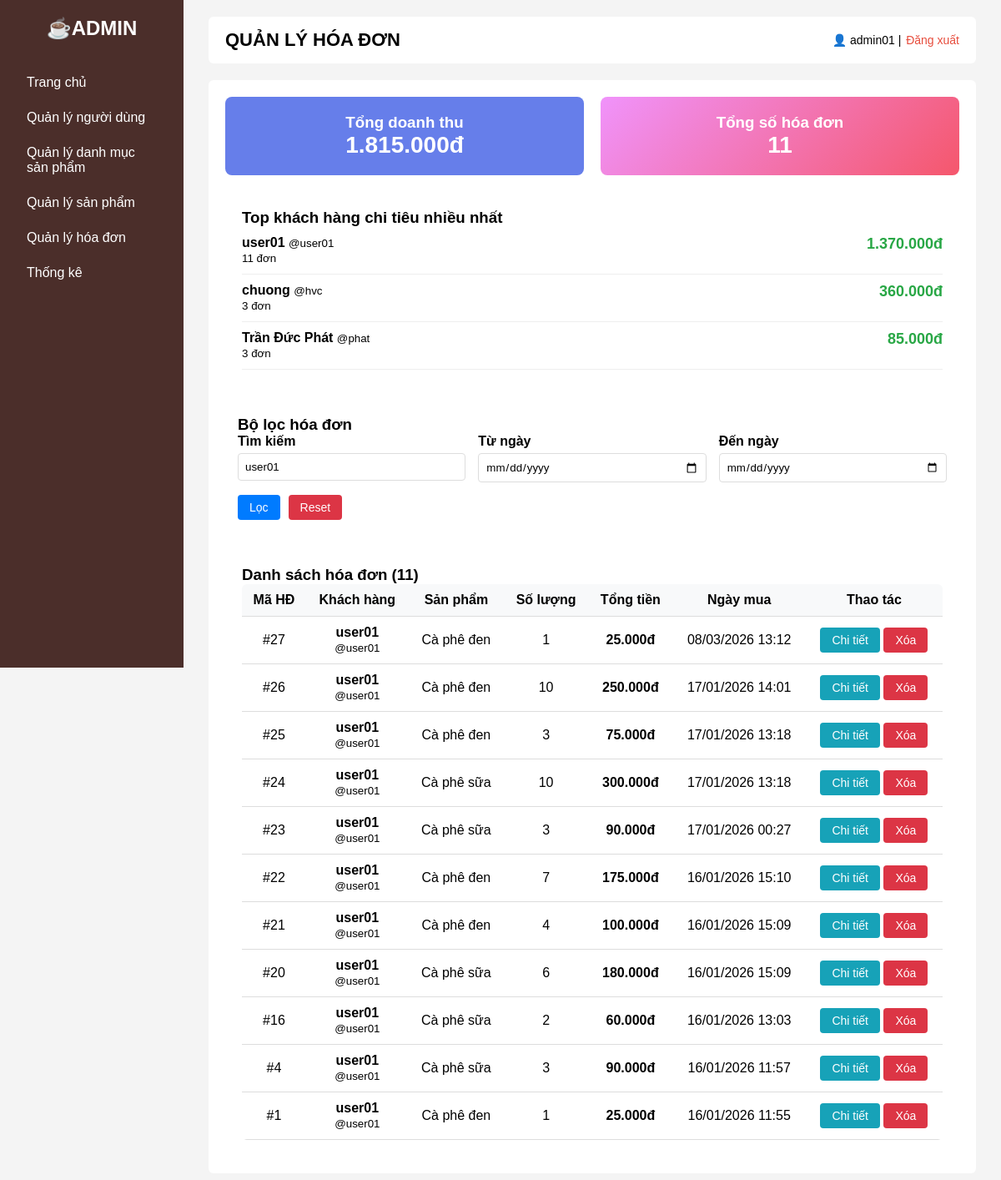
The app's page /php/phpAdmin/orders.php?txt_search_invoice=user01 (signed in) with its own data.
### tables this page shows
CREATE TABLE `user_invoices` (
  `id` int(11) NOT NULL,
  `user_id` int(11) DEFAULT NULL,
  `product_name` varchar(255) DEFAULT NULL,
  `quantity` int(11) DEFAULT NULL,
  `total_price` int(11) DEFAULT NULL,
  `created_at` datetime DEFAULT current_timestamp()
);

CREATE TABLE `users` (
  `id` int(11) NOT NULL,
  `name` varchar(100) NOT NULL,
  `username` varchar(100) NOT NULL,
  `password` varchar(255) NOT NULL,
  `role` varchar(20) NOT NULL DEFAULT 'user',
  `email` varchar(255) NOT NULL,
  `address` varchar(255) DEFAULT NULL
);

### php/phpAdmin/orders.php (the view, shortened to what this page needs)
<?php
include "../connect.php";
$date_from = $_GET["date_from"] ?? "";
$date_to   = $_GET["date_to"] ?? "";
$search    = trim($_GET["txt_search_invoice"] ?? "");
$query = "SELECT ui.*, u.name AS customer_name, u.username
          FROM user_invoices ui
          LEFT JOIN users u ON ui.user_id = u.id
          WHERE 1=1";
if ($search !== "") {
    $s = $conn->real_escape_string($search);
    $query .= " AND (u.name LIKE '%$s%'
                OR u.username LIKE '%$s%'
                OR ui.product_name LIKE '%$s%')";
}
$query .= " ORDER BY ui.id DESC";
$invoices = $conn->query($query);
$revenue_query = "SELECT SUM(total_price) AS total FROM user_invoices WHERE 1=1";
$total_revenue = $conn->query($revenue_query)->fetch_assoc()["total"] ?? 0;
$customer_stats_query = "SELECT u.name AS customer_name, u.username,
                         COUNT(ui.id) AS order_count,
                         SUM(ui.total_price) AS total_spent
                         FROM user_invoices ui
                         LEFT JOIN users u ON ui.user_id = u.id
                         WHERE 1=1";
$customer_stats_query .= " GROUP BY ui.user_id ORDER BY total_spent DESC LIMIT 3";
$customer_stats = $conn->query($customer_stats_query);
?>
<!DOCTYPE html>
<html lang="vi">
<head>
    <link rel="stylesheet" href="/quanlyquancaphe_web/Coffee_Web/css/home.css?v=<?php echo time(); ?>">
    <link rel="stylesheet" href="/quanlyquancaphe_web/Coffee_Web/css/orders.css?v=<?php echo time(); ?>">
</head>
<body>
    <div class="layout">
        <aside class="sidebar">
            <h2>☕ADMIN</h2>
            <ul>
                <li><a href="adminHome.php">Trang chủ</a></li>
                <li><a href="adminUsers.php">Quản lý người dùng</a></li>
                <li><a href="categories.php">Quản lý danh mục sản phẩm</a></li>
                <li><a href="products.php">Quản lý sản phẩm</a></li>
                <li><a href="orders.php" class="active">Quản lý hóa đơn</a></li>
                <li><a href="statistics.php">Thống kê</a></li>
            </ul>
        </aside>
        <main class="content">
            <header class="topbar">
                <h1>QUẢN LÝ HÓA ĐƠN</h1>
                <div class="account">
                    👤 <?= htmlspecialchars($_SESSION["username"]) ?> |
                    <a href="../phpAccount/logout.php">Đăng xuất</a>
                </div>
            </header>
            <section class="welcome">
                <div class="stats-container">
                    <div class="stats-box">
                        <h3>Tổng doanh thu</h3>
                        <div class="amount"><?= number_format($total_revenue, 0, ',', '.') ?>đ</div>
                    </div>
                    <div class="stats-box" style="background:linear-gradient(135deg,#f093fb,#f5576c)">
                        <h3>Tổng số hóa đơn</h3>
                        <div class="amount"><?= $invoices->num_rows ?></div>
                    </div>
                </div>
                <?php if ($customer_stats->num_rows > 0): ?>
                    <div class="customer-stats">
                        <h3>Top khách hàng chi tiêu nhiều nhất</h3>
                        <?php while ($cs = $customer_stats->fetch_assoc()): ?>
                            <div class="customer-item">
                                <div>
                                    <strong><?= htmlspecialchars($cs["customer_name"]) ?></strong>
                                    <small>@<?= htmlspecialchars($cs["username"]) ?></small><br>
                                    <small><?= $cs["order_count"] ?> đơn</small>
                                </div>
                                <div>
                                    <strong style="color:#28a745;font-size:18px">
                                        <?= number_format($cs["total_spent"], 0, ',', '.') ?>đ
                                    </strong>
                                </div>
                            </div>
                        <?php endwhile; ?>
                    </div>
                <?php endif; ?>
                <div class="filter-section">
                    <h3>Bộ lọc hóa đơn</h3>
                    <form method="GET" style="display:grid;grid-template-columns:repeat(auto-fit,minmax(250px,1fr));gap:15px;">
                        <div class="form-group">
                            <label>Tìm kiếm</label>
                            <input type="text" name="txt_search_invoice" value="<?= htmlspecialchars($search) ?>">
                        </div>
                        <div class="form-group">
                            <label>Từ ngày</label>
                            <input type="date" name="date_from" value="<?= htmlspecialchars($date_from) ?>">
                        </div>
                        <div class="form-group">
                            <label>Đến ngày</label>
                            <input type="date" name="date_to" value="<?= htmlspecialchars($date_to) ?>">
                        </div>
                        <div style="display:flex;gap:10px;align-items:end;">
                            <button class="btn btn-primary">Lọc</button>
                            <a href="orders.php" class="btn btn-danger">Reset</a>
                        </div>
                    </form>
                </div>
                <div style="background:#fff;padding:20px;border-radius:8px;">
                    <h3>Danh sách hóa đơn (<?= $invoices->num_rows ?>)</h3>
                    <table>
                        <thead>
                            <tr>
                                <th>Mã HĐ</th>
                                <th>Khách hàng</th>
                                <th>Sản phẩm</th>
                                <th>Số lượng</th>
                                <th>Tổng tiền</th>
                                <th>Ngày mua</th>
                                <th>Thao tác</th>
                            </tr>
                        </thead>
                        <tbody>
                            <?php if ($invoices->num_rows > 0): ?>
                                <?php while ($row = $invoices->fetch_assoc()): ?>
                                    <tr>
                                        <td>#<?= $row["id"] ?></td>
                                        <td>
                                            <strong><?= htmlspecialchars($row["customer_name"]) ?></strong><br>
                                            <small>@<?= htmlspecialchars($row["username"]) ?></small>
                                        </td>
                                        <td><?= htmlspecialchars($row["product_name"]) ?></td>
                                        <td><?= $row["quantity"] ?></td>
                                        <td><strong><?= number_format($row["total_price"], 0, ',', '.') ?>đ</strong></td>
                                        <td><?= date("d/m/Y H:i", strtotime($row["created_at"])) ?></td>
                                        <td>
                                            <button onclick="viewInvoiceDetail(<?= $row['id'] ?>)" class="btn btn-info">Chi tiết</button>
                                            <form method="POST" style="display:inline" onsubmit="return confirm('Xóa hóa đơn này?')">
                                                <button name="btn_delete_invoice" class="btn btn-danger">Xóa</button>
                                            </form>
                                        </td>
                                    </tr>
                                <?php endwhile; ?>
                            <?php else: ?>
                                <tr>
                                    <td colspan="7" style="text-align:center;">Không có hóa đơn</td>
                                </tr>
                            <?php endif; ?>
                        </tbody>
                    </table>
                </div>
            </section>
        </main>
    </div>
</body>
</html>

### css/home.css (style rules this page uses)
* { margin: 0; padding: 0; box-sizing: border-box; font-family: Arial, sans-serif; }
.layout { display: flex; min-height: 100vh; background: #f4f4f4; }
.sidebar { width: 220px; background: #4b2e2a; color: white; padding: 20px; position: sticky; top: 0; height: 100vh; overflow-y: auto; }
.sidebar h2 { text-align: center; margin-bottom: 30px; }
.sidebar ul { list-style: none; }
.sidebar li { padding: 12px; cursor: pointer; border-radius: 5px; }
.content { flex: 1; padding: 20px 30px; }
.topbar { display: flex; justify-content: space-between; align-items: center; background: white; padding: 15px 20px; border-radius: 6px; margin-bottom: 20px; }
.topbar h1 { font-size: 22px; }
.account { font-size: 14px; }
.account a { text-decoration: none; color: #e74c3c; margin-left: 2px; }
.welcome { background: white; padding: 20px; border-radius: 6px; }
.sidebar a { text-decoration: none; color: white; display: block; width: 100%; }
table { width: 100%; background: white; border-collapse: collapse; border-radius: 6px; overflow: hidden; }
th { background: #4b2e2a; color: white; padding: 12px; text-align: center; }
td { padding: 10px; text-align: center; border-bottom: 1px solid #eee; }

### css/orders.css (style rules this page uses)
.filter-section { background: #fff; padding: 15px; border-radius: 8px; margin-bottom: 20px; }
.form-group label { font-weight: bold; margin-bottom: 5px; display: block; }
.form-group input { width: 100%; padding: 8px; border: 1px solid #ddd; border-radius: 4px; }
.btn { padding: 7px 14px; border-radius: 4px; border: none; cursor: pointer; font-size: 14px; text-decoration: none; }
.btn-primary { background: #007bff; color: #fff; }
.btn-danger { background: #dc3545; color: #fff; }
.btn-info { background: #17a2b8; color: #fff; }
.stats-container { display: grid; grid-template-columns: repeat(auto-fit, minmax(250px, 1fr)); gap: 20px; margin-bottom: 20px; }
.stats-box { background: #667eea; color: #fff; padding: 20px; border-radius: 8px; text-align: center; }
.stats-box .amount { font-size: 28px; font-weight: bold; }
table { width: 100%; border-collapse: collapse; }
table th, table td { padding: 10px; border-bottom: 1px solid #ddd; }
table th { background: #f8f9fa; text-align: center; color: #000 !important; }
.customer-stats { background: #fff; padding: 20px; border-radius: 8px; margin-bottom: 20px; }
.customer-item { display: flex; justify-content: space-between; padding: 10px 0; border-bottom: 1px solid #eee; }

### records on screen
user_invoices: id "27", user.name "user01", user.username "user01", product_name "Cà phê đen", quantity "1", total_price "25.000", created_at "08/03/2026 13:12"
user_invoices: id "26", user.name "user01", user.username "user01", product_name "Cà phê đen", quantity "10", total_price "250.000", created_at "17/01/2026 14:01"
user_invoices: id "25", user.name "user01", user.username "user01", product_name "Cà phê đen", quantity "3", total_price "75.000", created_at "17/01/2026 13:18"
user_invoices: id "24", user.name "user01", user.username "user01", product_name "Cà phê sữa", quantity "10", total_price "300.000", created_at "17/01/2026 13:18"
user_invoices: id "23", user.name "user01", user.username "user01", product_name "Cà phê sữa", quantity "3", total_price "90.000", created_at "17/01/2026 00:27"
user_invoices: id "22", user.name "user01", user.username "user01", product_name "Cà phê đen", quantity "7", total_price "175.000", created_at "16/01/2026 15:10"
user_invoices: id "21", user.name "user01", user.username "user01", product_name "Cà phê đen", quantity "4", total_price "100.000", created_at "16/01/2026 15:09"
user_invoices: id "20", user.name "user01", user.username "user01", product_name "Cà phê sữa", quantity "6", total_price "180.000", created_at "16/01/2026 15:09"
user_invoices: id "16", user.name "user01", user.username "user01", product_name "Cà phê sữa", quantity "2", total_price "60.000", created_at "16/01/2026 13:03"
user_invoices: id "4", user.name "user01", user.username "user01", product_name "Cà phê sữa", quantity "3", total_price "90.000", created_at "16/01/2026 11:57"
user_invoices: id "1", user.name "user01", user.username "user01", product_name "Cà phê đen", quantity "1", total_price "25.000", created_at "16/01/2026 11:55"

### other values on screen
$_SESSION["username"] "admin01"
$total_revenue "1.815.000"
$invoices->num_rows "11"
$cs["customer_name"] "user01"
$cs["username"] "user01"
$cs["order_count"] "11"
$cs["total_spent"] "1.370.000"
$cs["customer_name"] "chuong"
$cs["username"] "hvc"
$cs["order_count"] "3"
$cs["total_spent"] "360.000"
$cs["customer_name"] "Trần Đức Phát"
$cs["username"] "phat"
$cs["total_spent"] "85.000"
